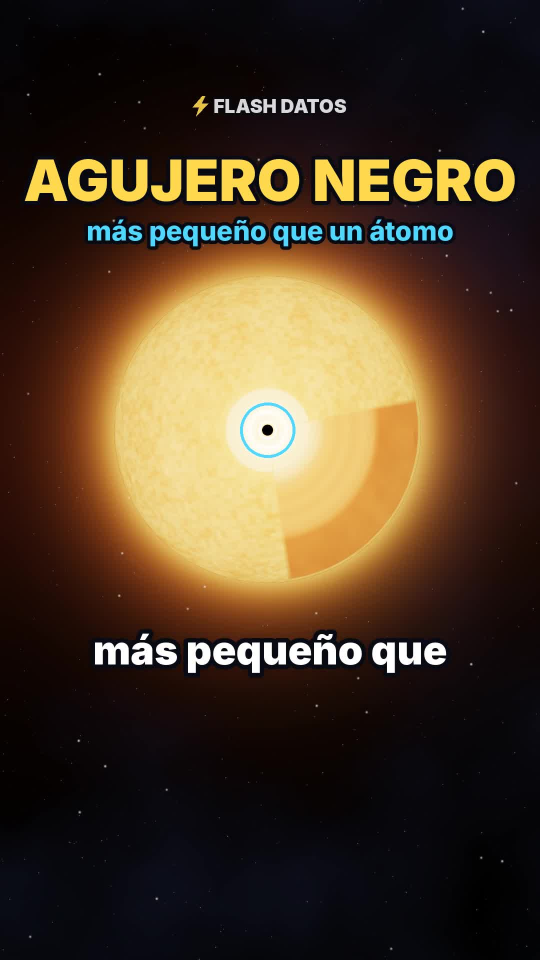
#> input picture videos/43-agujero-negro-dentro-estrella/portada.jpg, 1080 x 1920 px (shown at 1/2 size)
$ python -i escena.py   (imports and definitions only)
#> lines starting #> are read from the running program, lines starting #| are printed output that depends on the picture
### motor/noise.py
import numpy as np
rng = np.random.default_rng(7)
PERM = rng.permutation(256)
P = np.concatenate([PERM, PERM]).astype(np.int64)
VALS = rng.random(256)


def _hash(ix, iy, iz):
    return VALS[P[P[P[ix & 255] + (iy & 255)] + (iz & 255)]]


def vnoise(x, y, z):
    xi, yi, zi = np.floor(x).astype(np.int64), np.floor(y).astype(np.int64), np.floor(z).astype(np.int64)
    xf, yf, zf = x - xi, y - yi, z - zi
    u, v, w = xf * xf * (3 - 2 * xf), yf * yf * (3 - 2 * yf), zf * zf * (3 - 2 * zf)
    c000 = _hash(xi, yi, zi); c100 = _hash(xi + 1, yi, zi)
    c010 = _hash(xi, yi + 1, zi); c110 = _hash(xi + 1, yi + 1, zi)
    c001 = _hash(xi, yi, zi + 1); c101 = _hash(xi + 1, yi, zi + 1)
    c011 = _hash(xi, yi + 1, zi + 1); c111 = _hash(xi + 1, yi + 1, zi + 1)
    x00 = c000 + u * (c100 - c000); x10 = c010 + u * (c110 - c010)
    x01 = c001 + u * (c101 - c001); x11 = c011 + u * (c111 - c011)
    y0 = x00 + v * (x10 - x00); y1 = x01 + v * (x11 - x01)
    return y0 + w * (y1 - y0)


def fbm(x, y, z, octaves=5, lac=2.0, gain=0.5, seed=0.0):
#> called with octaves = 5, lac = 2, gain = 0.5, seed = 21
    tot, amp, norm, f = 0.0, 1.0, 0.0, 1.0
    for o in range(octaves):
        off = seed * 17.31 + o * 31.7
        tot = tot + amp * vnoise(x * f + off, y * f - off * 0.7, z * f + off * 1.3)
        norm += amp; amp *= gain; f *= lac
    return tot / norm


def smooth(a, b, x):
    t = np.clip((x - a) / (b - a), 0, 1)
    return t * t * (3 - 2 * t)


def mix(a, b, t):
    t = t[..., None]
    return np.asarray(a) * (1 - t) + np.asarray(b) * t

### videos/43-agujero-negro-dentro-estrella/escena.py
"""Flash Datos · video 43: un agujero negro más pequeño que un átomo dentro de una estrella.

Escena nueva: estrella tipo Sol con corte transversal y un agujero negro diminuto (lente gravitacional
real sobre el fondo) en el núcleo; Big Bang con agujeros negros primordiales; comparación con un
asteroide; captura gracias a un planeta compañero; caída en espiral al centro; el núcleo devorado;
disco, dos chorros y la explosión con destello azul y de rayos X; campo de agujeros negros como
materia oscura; cierre igual al inicio.

Uso:
  python3 escena.py test 1 5 12 ...
  python3 escena.py chunk <ini> <fin> <out>
  python3 escena.py info
"""
import json, math, os, subprocess, sys
import numpy as np
from PIL import Image, ImageDraw, ImageFont
from scipy.ndimage import gaussian_filter, zoom as ndzoom

BASE = os.path.dirname(os.path.abspath(__file__))
sys.path.insert(0, BASE)
from noise import fbm

W, H, FPS = 1080, 1920, 30
TY = math.tan(math.radians(20)); TX = TY * W / H
PIX = 2 * TY / H

xs = ((np.arange(W) + 0.5) / W * 2 - 1) * TX
ys = (1 - (np.arange(H) + 0.5) / H * 2) * TY
DX, DY = np.meshgrid(xs, ys)
NRM = np.sqrt(DX * DX + DY * DY + 1)
DIRS = np.stack([DX / NRM, DY / NRM, -1 / NRM], axis=-1).astype(np.float64)

# [1 line not run here, left out]


def lin(c):
    return np.asarray(c, dtype=np.float32) ** 2.2


def smooth(a, b, x):
    t = np.clip((x - a) / (b - a), 0, 1)
    return t * t * (3 - 2 * t)


def ease(s):
    s = min(max(s, 0.0), 1.0)
    return s * s * s * (s * (6 * s - 15) + 10)


def ease_out(s):
    s = min(max(s, 0.0), 1.0)
    return 1 - (1 - s) ** 3


def lerp(a, b, s):
    return np.asarray(a, float) * (1 - s) + np.asarray(b, float) * s


# [24 lines left out: functions sample, rot_y, rot_x, not called in this run]


def latlon(v):
    return np.arcsin(np.clip(v[..., 1], -1, 1)), np.arctan2(v[..., 0], v[..., 2])


# [1 line not run here, left out]
# [1 line that did not run here, left out]
# [1 line that did not run here, left out]
# [1 line that did not run here, left out]


# ---------------- fondo ----------------
def make_background():
    rng = np.random.default_rng(9)
    bg = np.zeros((H, W, 3), np.float32)
    n = 1700
    x = rng.integers(0, W, n); y = rng.integers(0, H, n)
    inten = 0.02 + 0.45 * rng.random(n) ** 7
    tint = rng.random(n)
    col = np.stack([0.80 + 0.2 * tint, 0.86 + 0.06 * tint, 1.0 - 0.25 * tint], -1)
    np.add.at(bg, (y, x), col * inten[:, None])
    bg = gaussian_filter(bg, (0.6, 0.6, 0))
    big = np.zeros_like(bg)
    m = 40
    bx = rng.integers(0, W, m); by = rng.integers(0, H, m)
    np.add.at(big, (by, bx), np.array([1.0, 0.95, 0.9]) * (1.5 + 3 * rng.random(m))[:, None])
    bg += gaussian_filter(big, (1.3, 1.3, 0))
    gy, gx = np.mgrid[0:120, 0:68] / 40.0
    neb = fbm(gx, gy, np.full_like(gx, 2.3), 5, seed=21)
    neb = ndzoom(neb, (H / 120, W / 68), order=1)
    neb = np.clip((neb - 0.45) * 2.2, 0, 1) ** 1.6
    bg += neb[..., None] * np.array([0.012, 0.016, 0.045], np.float32)
    return bg


BG = make_background()

# ---------------- cámara ----------------
class Cam:
    # [7 lines left out: function __init__, not called in this run]

    def dirs(self, y0, y1, x0, x1):
        d = DIRS[y0:y1, x0:x1]
        return d[..., 0:1] * self.r + d[..., 1:2] * self.u + (-d[..., 2:3]) * self.f

    # [84 lines left out: functions proj, draw_earth, splat, not called in this run]


def bloom(img):
    small = img[::4, ::4]
    br = np.clip(small - 0.85, 0, None)
    g = gaussian_filter(br, (5, 5, 0)) * 0.55 + gaussian_filter(br, (22, 22, 0)) * 0.8 + gaussian_filter(br, (60, 60, 0)) * 0.45
    return img + ndzoom(g, (4, 4, 1), order=1)[:H, :W]


# [4 lines left out: function tonemap, not called in this run]


# [1 line not run here, left out]
# [1 line that did not run here, left out]
# [1 line that did not run here, left out]
# [1 line that did not run here, left out]
# [1 line that did not run here, left out]
# [1 line that did not run here, left out]
SPLIT = lambda k, f: S0[k] + (S1[k] - S0[k]) * f
# [1 line that did not run here, left out]
RE_KM = 6371.0
FD = os.path.join(BASE, "fonts", "")
_fc = {}


# [5 lines left out: function font, not called in this run]


YELLOW = (255, 216, 77); CYAN = (79, 216, 255); WHITE = (255, 255, 255); RED = (255, 90, 70); ORANGE = (255, 160, 70)
HL_WORDS = set()


# [15 lines left out: function groups_for_part, not called in this run]


CAPS = []
# [6 lines not run here, left out]


def is_hl(w):
    core = w.strip(".,:…?¿!¡()").lower()
    return any(ch.isdigit() for ch in core) or core in HL_WORDS or (core.isupper() and len(core) > 2) or w.strip(".,:…?¿!¡()").isupper()


# [28 lines left out: functions draw_caption, fade, not called in this run]


def txt(d, xy, s, size, col, A, fn="Inter-Black.otf", sw=8, anchor="mm"):
    d.text(xy, s, font=font(fn, size), fill=col + (A,), anchor=anchor, stroke_width=sw, stroke_fill=(8, 10, 20, A))


# [16 lines left out: function draw_label, not called in this run]


def bolt(cx, cy, s):
    pts = [(0.58, 0.0), (0.12, 0.56), (0.44, 0.56), (0.30, 1.0), (0.88, 0.38), (0.55, 0.38), (0.74, 0.0)]
    return [(cx + (px - 0.5) * s, cy + (py - 0.5) * s) for px, py in pts]


# [61 lines left out: functions draw_watermark, marker, draw_endcard, flash_alpha, glow, _paste, not called in this run]


def unit(v):
    v = np.asarray(v, float)
    return v / np.linalg.norm(v)


def pt(cam, P):
    x, y, z = cam.proj(P)
    return float(x[0]), float(y[0]), float(z[0])


# [1 line that did not run here, left out]
# [1 line that did not run here, left out]
SOL_HOT = np.array([3.0, 2.3, 1.05]); SOL_COOL = np.array([1.9, 1.0, 0.32])
WD_HOT = np.array([1.5, 1.8, 2.4]); WD_COOL = np.array([1.0, 1.25, 1.8])
RD_HOT = np.array([1.9, 0.5, 0.16]); RD_COOL = np.array([0.9, 0.15, 0.04])


# [92 lines left out: functions draw_star, draw_body, not called in this run]


# textura de roca para el asteroide
def _rock_tex():
    th, tw = 256, 512
    la = (0.5 - (np.arange(th) + 0.5) / th) * np.pi
    lo = (np.arange(tw) + 0.5) / tw * 2 * np.pi - np.pi
    LO, LA = np.meshgrid(lo, la)
    x, y, z = np.cos(LA) * np.sin(LO), np.sin(LA), np.cos(LA) * np.cos(LO)
    n1 = fbm(x * 3 + 5, y * 3, z * 3, 5, seed=3)
    n2 = fbm(x * 9, y * 9 + 2, z * 9, 3, seed=8)
    cr = np.clip(1 - np.abs(n2 - 0.5) * 9, 0, 1) ** 2
    g = 0.22 + 0.35 * n1 - 0.12 * cr
    return np.clip(g, 0.05, 0.7).astype(np.float32)


ROCK = _rock_tex()

# celdas de convección para el corte de la estrella
_gy, _gx = np.mgrid[0:256, 0:256] / 22.0
CELLS = fbm(_gx, _gy, np.full_like(_gx, 1.7), 4, seed=5).astype(np.float32)


def cells(u, v, t):
    iu = ((u * 128 + 128 + t * 3) % 256).astype(int); iv = ((v * 128 + 128) % 256).astype(int)
    return CELLS[iv, iu]


# [36 lines left out: function cutaway, not called in this run]


BHS = []


# [29 lines left out: function draw_bh, not called in this run]


RF = np.random.default_rng(3)
NF = 2600
F_U = RF.random(NF); F_P = RF.random(NF) * 2 * np.pi; F_B = 0.4 + RF.random(NF)


# [11 lines left out: function feed_particles, not called in this run]


# ---------------- planos ----------------
FIRST = ["gancho", "origen", "captura", "caida", "come", "chorros", "materia", "cierre"]
# [1 line that did not run here, left out]
# [1 line that did not run here, left out]
O3 = np.zeros(3)


# [12 lines left out: functions scene, span, not called in this run]


ST_HOT = np.array([1.6, 1.0, 0.32]); ST_COOL = np.array([1.05, 0.42, 0.08])


def star(img, cam, t, expo=1.0, spin=None):
    return draw_star(img, cam, O3, 1.0, t, ST_HOT, ST_COOL, expo, spin=0.05 * t if spin is None else spin,
                     halo=1.2, halo_col=np.array([0.9, 0.45, 0.12]), tex=SUN_N, tex_scale=1.0)


# [12 lines left out: function sh_gancho, not called in this run]


RB = np.random.default_rng(11)
NBB = 7000
# [1 line not run here, left out]
BB_V = 0.25 + 0.75 * RB.random(NBB) ** 0.6
BB_C = RB.random(NBB)
# [1 line not run here, left out]
PBH_V = 0.45 + 0.4 * RB.random(9)
ORIG_CUT = None


# [37 lines left out: function sh_origen, not called in this run]


CAP_CUT = None
PL_A = 2.8


def planet_pos(t):
    ph = 0.3 + 0.45 * (t - S0["captura"])
    return PL_A * np.array([math.cos(ph), 0.0, math.sin(ph)])


# [56 lines left out: functions cap_params, bh_cap, hidden, sh_captura, not called in this run]


SP_END = None


# [31 lines left out: functions bh_spiral, sh_caida, sh_come, not called in this run]


RJ = np.random.default_rng(21)
NJ = 5000
J_S = RJ.random(NJ); J_J = RJ.standard_normal((NJ, 2)); J_SIDE = np.where(RJ.random(NJ) < 0.5, 1.0, -1.0)
ND = 3000
D_R = 0.06 + 0.3 * RJ.random(ND) ** 1.5; D_P = RJ.random(ND) * 2 * np.pi; D_Z = RJ.standard_normal(ND) * 0.008
NS = 9000
# [1 line not run here, left out]
S_V = 0.6 + 0.4 * RJ.random(NS); S_C = RJ.random(NS)
EXP_T = None


# [45 lines left out: function sh_chorros, not called in this run]


RG = np.random.default_rng(5)
NG = 14000
G_R = RG.random(NG) ** 0.7 * 3.2
G_ARM = RG.integers(0, 2, NG)
G_TH = G_R * 1.6 + G_ARM * math.pi + RG.standard_normal(NG) * 0.28
G_Y = RG.standard_normal(NG) * 0.05
G_B = 0.5 + RG.random(NG)
LENS = [(0.28, 0.33, 6, 22), (0.70, 0.41, 5, 18), (0.46, 0.55, 7, 26), (0.18, 0.62, 4, 15),
        (0.80, 0.60, 5, 19), (0.58, 0.28, 4, 14), (0.36, 0.73, 5, 17), (0.86, 0.25, 4, 14), (0.12, 0.40, 4, 14)]
_dy, _dx = np.mgrid[0:120, 0:68] / 22.0
DMH = fbm(_dx, _dy, np.full_like(_dx, 4.1), 5, seed=13)
DMH = ndzoom(np.clip((DMH - 0.38) * 2.4, 0, 1) ** 1.3, (H / 120, W / 68), order=1).astype(np.float32)


# [30 lines left out: functions sh_materia, sh_cierre, not called in this run]


SCENES = dict(gancho=sh_gancho, origen=sh_origen, captura=sh_captura, caida=sh_caida, come=sh_come,
              chorros=sh_chorros, materia=sh_materia, cierre=sh_cierre)


# ---------------- textos y gráficos ----------------
# [11 lines left out: function trail, not called in this run]


def years(k):
    v = int(10 ** (1 + 5.6 * k))
    return f"{v:,}"


# [127 lines left out: functions overlays, render, not called in this run]


# [21 lines not run here, left out]

>>> import cv2
>>> picture = cv2.imread('portada.jpg', cv2.IMREAD_GRAYSCALE)
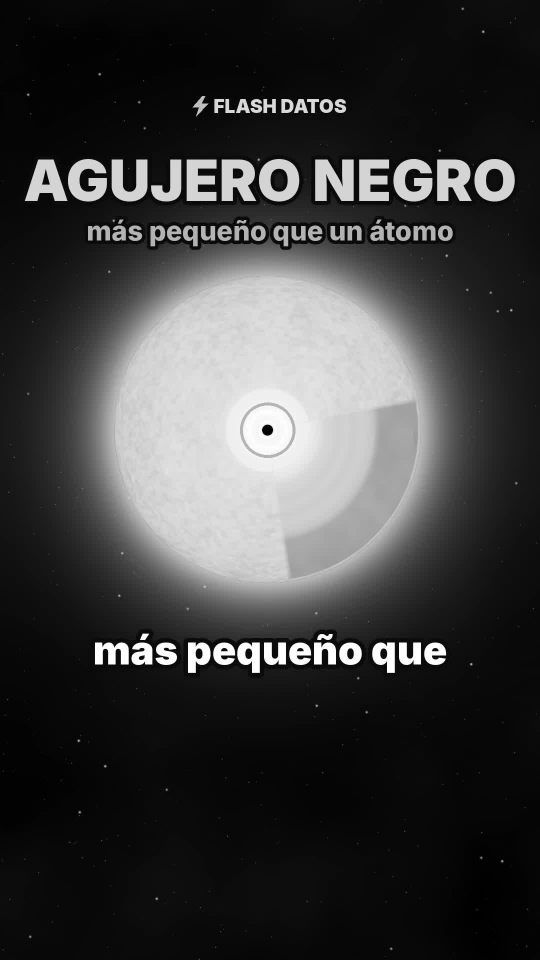
#> picture: shape (1920, 1080) (shown at 1/2 size); min 0, max 255, mean 60.3
>>> result = bloom(picture)
#> in bloom, `small = img[::4, ::4]`:
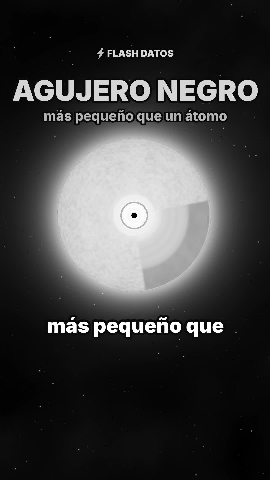
#> small: shape (480, 270); min 0, max 255, mean 60.4
#> (the run stopped early here; a loop or call above may not have finished)
